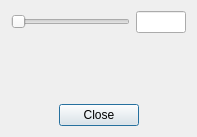
<?xml version="1.0" encoding="UTF-8"?>
<ui version="4.0">
 <class>OverlayPercentageDialog</class>
 <widget class="QDialog" name="OverlayPercentageDialog">
  <property name="geometry">
   <rect>
    <x>0</x>
    <y>0</y>
    <width>197</width>
    <height>137</height>
   </rect>
  </property>
  <property name="sizePolicy">
   <sizepolicy hsizetype="Preferred" vsizetype="Preferred">
    <horstretch>4</horstretch>
    <verstretch>0</verstretch>
   </sizepolicy>
  </property>
  <property name="windowTitle">
   <string>Dialog</string>
  </property>
  <layout class="QVBoxLayout" name="verticalLayout">
   <item>
    <layout class="QHBoxLayout" name="horizontalLayout">
     <item>
      <widget class="QSlider" name="slPercentage">
       <property name="sizePolicy">
        <sizepolicy hsizetype="MinimumExpanding" vsizetype="Fixed">
         <horstretch>1</horstretch>
         <verstretch>1</verstretch>
        </sizepolicy>
       </property>
       <property name="maximum">
        <number>100</number>
       </property>
       <property name="orientation">
        <enum>Qt::Horizontal</enum>
       </property>
      </widget>
     </item>
     <item>
      <widget class="QLineEdit" name="lePercentage">
       <property name="sizePolicy">
        <sizepolicy hsizetype="Fixed" vsizetype="Minimum">
         <horstretch>0</horstretch>
         <verstretch>0</verstretch>
        </sizepolicy>
       </property>
       <property name="minimumSize">
        <size>
         <width>50</width>
         <height>0</height>
        </size>
       </property>
       <property name="maximumSize">
        <size>
         <width>50</width>
         <height>16777215</height>
        </size>
       </property>
       <property name="baseSize">
        <size>
         <width>50</width>
         <height>0</height>
        </size>
       </property>
       <property name="maxLength">
        <number>3</number>
       </property>
       <property name="readOnly">
        <bool>true</bool>
       </property>
      </widget>
     </item>
    </layout>
   </item>
   <item>
    <spacer name="verticalSpacer">
     <property name="orientation">
      <enum>Qt::Vertical</enum>
     </property>
     <property name="sizeHint" stdset="0">
      <size>
       <width>20</width>
       <height>40</height>
      </size>
     </property>
    </spacer>
   </item>
   <item>
    <layout class="QHBoxLayout" name="horizontalLayout_2">
     <item>
      <spacer name="horizontalSpacer">
       <property name="orientation">
        <enum>Qt::Horizontal</enum>
       </property>
       <property name="sizeHint" stdset="0">
        <size>
         <width>40</width>
         <height>20</height>
        </size>
       </property>
      </spacer>
     </item>
     <item>
      <widget class="QPushButton" name="pbClose">
       <property name="text">
        <string>Close</string>
       </property>
      </widget>
     </item>
     <item>
      <spacer name="horizontalSpacer_2">
       <property name="orientation">
        <enum>Qt::Horizontal</enum>
       </property>
       <property name="sizeHint" stdset="0">
        <size>
         <width>40</width>
         <height>20</height>
        </size>
       </property>
      </spacer>
     </item>
    </layout>
   </item>
  </layout>
 </widget>
 <resources/>
 <connections/>
</ui>
